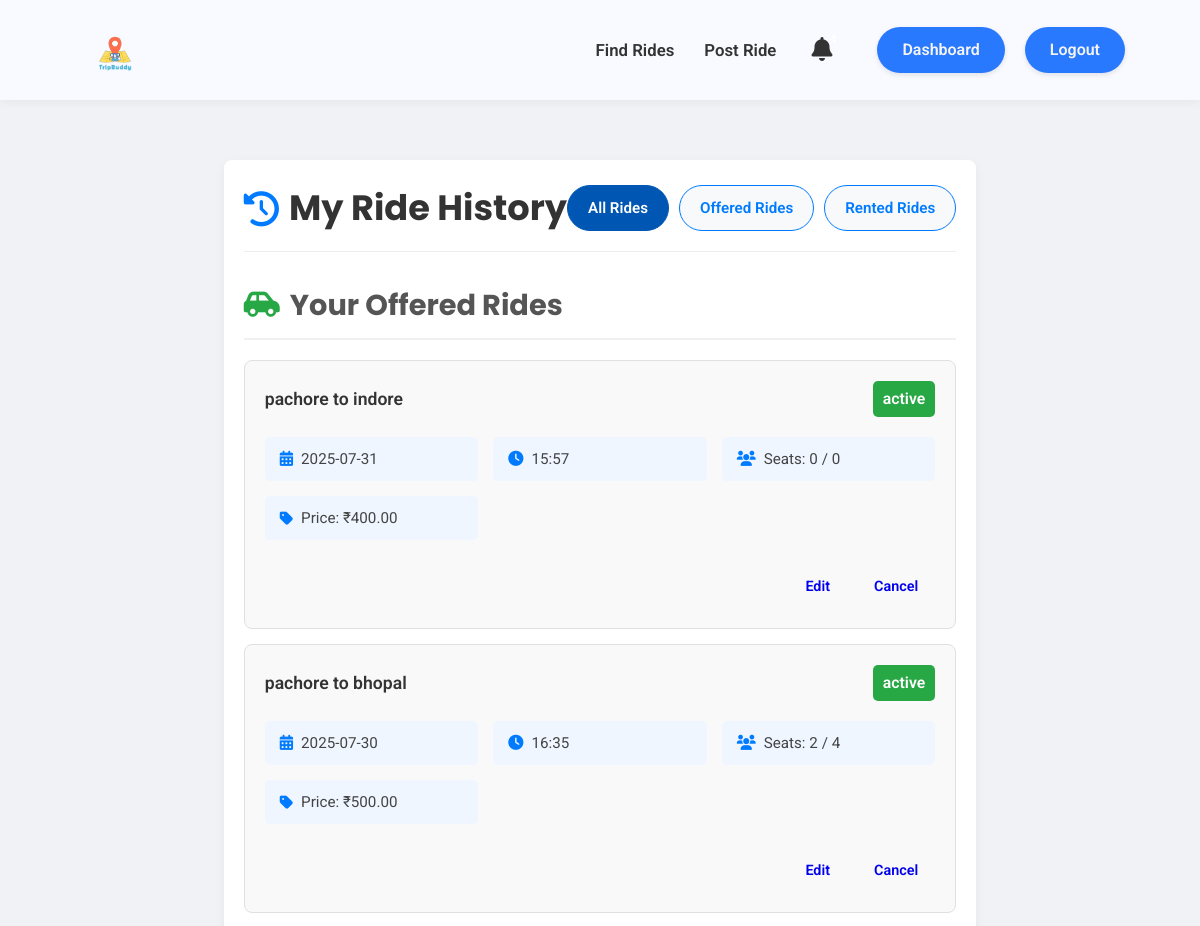
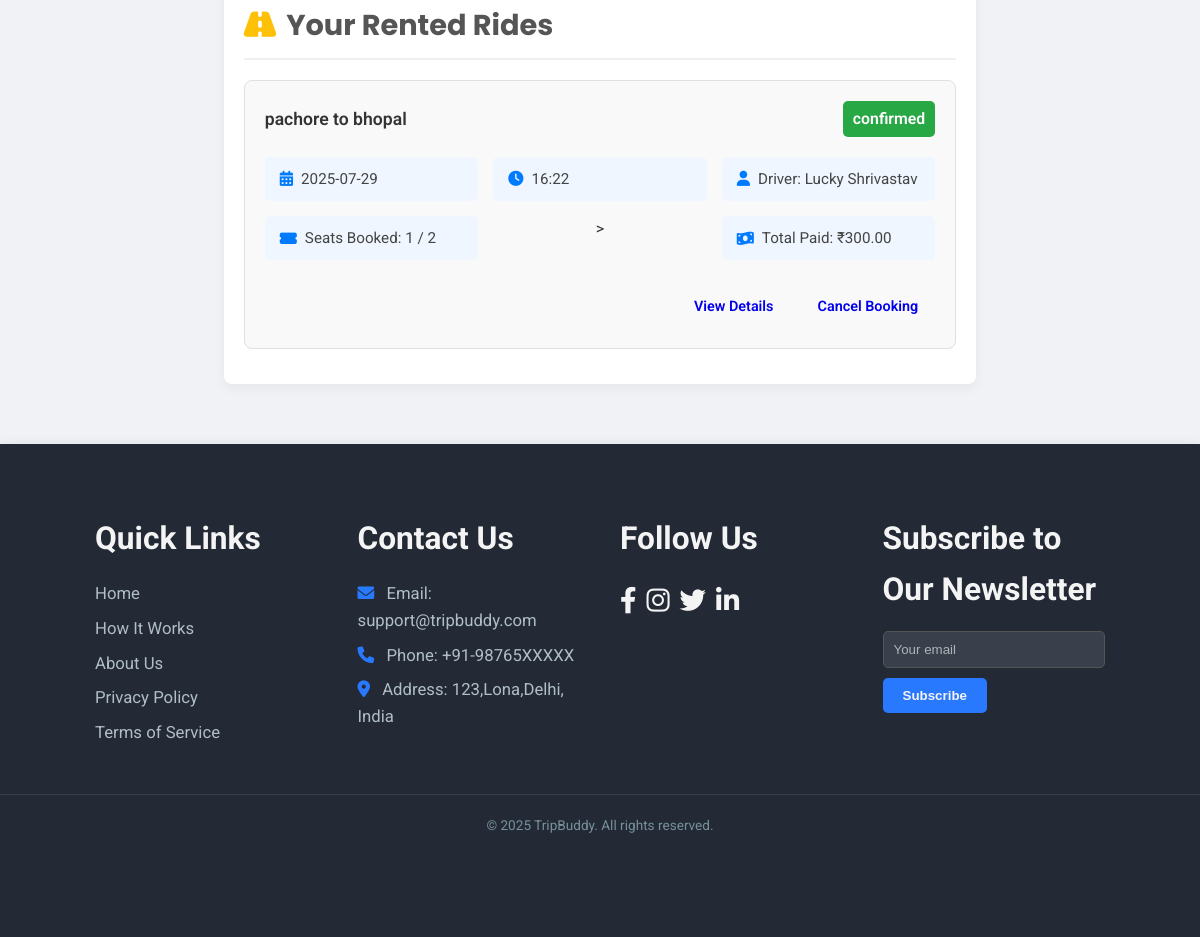
Screenshot of /my_rides (signed in) with the database file from the repository (2 pictures, top to bottom).
### models.py (models this page shows, shortened)
class Ride(db.Model):
    id = db.Column(db.Integer, primary_key=True)
    creator_id = db.Column(db.Integer, db.ForeignKey('user.id'), nullable=False)
    start_location = db.Column(db.String(100), nullable=False)
    end_location = db.Column(db.String(100), nullable=False)
    price = db.Column(db.Float, nullable=False)
    seats = db.Column(db.Integer, nullable=False)
    date = db.Column(db.Date, nullable=False) # Make sure this is present and nullable=False
    time = db.Column(db.String(20), nullable=False) # Make sure this is present and nullable=False
    description = db.Column(db.Text, nullable=True)
    bookings = db.relationship('Booking', backref='ride', lazy=True)
    status = db.Column(db.String(20), default='active', nullable=False) # e.g., 'active', 'completed', 'cancelled'
    driver = db.relationship('User', foreign_keys=[creator_id], backref='offered_rides', lazy=True)

class Booking(db.Model):
    id = db.Column(db.Integer, primary_key=True)
    user_id = db.Column(db.Integer, db.ForeignKey('user.id'), nullable=False)  # The user who booked the ride (renter)
    ride_id = db.Column(db.Integer, db.ForeignKey('ride.id'), nullable=False)  # The ride being booked
    seats_booked = db.Column(db.Integer, nullable=False)
    total_price = db.Column(db.Float, nullable=False)
    booking_date = db.Column(db.DateTime, default=datetime.utcnow, nullable=False)
    status = db.Column(db.String(20), default='confirmed', nullable=False) # e.g., 'confirmed', 'completed', 'cancelled'

class User(UserMixin, db.Model):
    id = db.Column(db.Integer, primary_key=True)
    username = db.Column(db.String(80), unique=True, nullable=False)
    email = db.Column(db.String(120), unique=True, nullable=False)
    password = db.Column(db.String(120), nullable=False)
    role = db.Column(db.String(20), nullable=False) # e.g., 'Renter', 'Provider'
    rides_created = db.relationship('Ride', backref='creator', lazy=True)
    rides_taken = db.Column(db.Integer, default=0, nullable=False)
    can_offer_rides = db.Column(db.Boolean, default=False, nullable=False)
    can_find_rides = db.Column(db.Boolean, default=False, nullable=False)
    received_notifications = db.relationship('Notification', backref='recipient', lazy=True, foreign_keys='Notification.user_id')
    bookings_made = db.relationship('Booking', backref='booker', lazy=True, foreign_keys='Booking.user_id')

### app.py (the view)
@app.route('/my_rides')
@login_required
def my_rides():
    filter_param = request.args.get('filter', 'all')
    offered_rides = []
    rented_rides = []
    print(f"DEBUG: Current user ID: {current_user.id}") # ADD THIS DEBUG LINE
    if filter_param == 'all' or filter_param == 'offered':
        offered_rides_raw = Ride.query.filter_by(creator_id=current_user.id).order_by(Ride.date.desc(), Ride.time.desc()).all()
        for ride in offered_rides_raw:
            booked_seats_sum = db.session.query(func.sum(Booking.seats_booked)).filter(Booking.ride_id == ride.id, Booking.status == 'confirmed').scalar()
            booked_seats_sum = booked_seats_sum if booked_seats_sum is not None else 0
            ride.seats_available = ride.seats - booked_seats_sum
            ride.total_seats = ride.seats
            if ride.status == 'active':
                ride.status_class = 'active'
            elif ride.status == 'completed':
                ride.status_class = 'completed'
            elif ride.status == 'cancelled':
                ride.status_class = 'cancelled'
            else:
                ride.status_class = 'pending'
            offered_rides.append(ride)
        print(f"DEBUG: Offered rides found: {len(offered_rides)}") # ADD THIS DEBUG LINE
    if filter_param == 'all' or filter_param == 'rented':
        rented_rides = Booking.query.filter_by(user_id=current_user.id).order_by(Booking.booking_date.desc()).all()
        print(f"DEBUG: Rented rides found: {len(rented_rides)}") # ADD THIS DEBUG LINE
        for booking in rented_rides:
            if booking.status == 'confirmed':
                booking.status_class = 'active'
            elif booking.status == 'completed':
                booking.status_class = 'completed'
            elif booking.status == 'cancelled':
                booking.status_class = 'cancelled'
            else:
                booking.status_class = 'pending'
    return render_template(
        'my_rides.html',
        offered_rides=offered_rides,
        rented_rides=rented_rides,
        filter=filter_param
    )

### app.py (called while the page is built)
@login_manager.user_loader
def load_user(user_id):
    return User.query.get(int(user_id))

### templates/my_rides.html (shortened to what this page needs)
<!DOCTYPE html>
<html lang="en">
<head>
    <link rel="stylesheet" href="https://cdnjs.cloudflare.com/ajax/libs/font-awesome/6.0.0-beta3/css/all.min.css">
    <link rel="stylesheet" href="{{ url_for('static', filename='css/main.css') }}">
    <link rel="stylesheet" href="{{ url_for('static', filename='css/dashboard.css') }}">
</head>
<body>
    <header class="dashboard-header">
        <div class="header-container">
            <div class="logo">
                <img src="{{ url_for('static', filename='images/tripbuddy.png') }}" alt="TripBuddy Logo" class="logo-img">
            </div>
            <div class="header-right-section">
                <nav class="dashboard-nav-header">
                    <ul>
                        <li><a href="{{ url_for('find_rides') }}">Find Rides</a></li>
                        <li><a href="{{ url_for('post_ride') }}">Post Ride</a></li>
                    </ul>
                </nav>
                <div class="header-actions">
                    <button class="notification-bell" aria-label="Notifications">
                        <i class="fas fa-bell"></i>
                        <span class="notification-badge" id="notification-count">0</span>
                    </button>
                    <a href="{{ url_for('dashboard') }}" class="logout-btn-header">Dashboard</a>
                    <a href="{{ url_for('logout') }}" class="logout-btn-header">Logout</a>
                </div>
            </div>
        </div>
    </header>
    <main>
        <div class="my-rides-container">
            <div class="my-rides-header">
                <h1><i class="fas fa-history"></i> My Ride History</h1>
                <div class="filter-buttons">
                    <a href="{{ url_for('my_rides', filter='all') }}" class="btn {% if filter == 'all' %}btn-primary active{% else %}btn-secondary{% endif %}">All Rides</a>
                    <a href="{{ url_for('my_rides', filter='offered') }}" class="btn {% if filter == 'offered' %}btn-primary active{% else %}btn-secondary{% endif %}">Offered Rides</a>
                    <a href="{{ url_for('my_rides', filter='rented') }}" class="btn {% if filter == 'rented' %}btn-primary active{% else %}btn-secondary{% endif %}">Rented Rides</a>
                </div>
            </div>
            <section class="rides-list-section">
                {% if offered_rides or rented_rides %}
                    {% if offered_rides and (filter == 'all' or filter == 'offered') %}
                        <h2 class="ride-category-title"><i class="fas fa-car-side"></i> Your Offered Rides</h2>
                        {% for ride in offered_rides %}
                            <div class="ride-card">
                                <div class="ride-card-header">
                                    <span>{{ ride.start_location }} to {{ ride.end_location }}</span>
                                    <span class="ride-status {{ ride.status_class }}">{{ ride.status }}</span>
                                </div>
                                <div class="ride-details-grid">
                                    <div class="ride-detail-item"><i class="fas fa-calendar-alt"></i> {{ ride.date.strftime('%Y-%m-%d') }}</div>
                                    <div class="ride-detail-item"><i class="fas fa-clock"></i> {{ ride.time }}</div>
                                    <div class="ride-detail-item"><i class="fas fa-users"></i> Seats: {{ ride.seats_available }} / {{ ride.total_seats }}</div>
                                    <div class="ride-detail-item"><i class="fas fa-tag"></i> Price: ₹{{ "%.2f"|format(ride.price) }}</div>
                                </div>
                                <div class="ride-actions">
                                    <a href="{{ url_for('edit_ride', ride_id=ride.id) }}" class="btn btn-info">Edit</a>
                                    <a href="{{ url_for('cancel_ride', ride_id=ride.id) }}" class="btn btn-danger">Cancel</a>
                                </div>
                            </div>
                        {% endfor %}
                    {% elif filter == 'offered' %}
                        <p class="no-rides-message"><i class="fas fa-info-circle"></i> You have not offered any rides yet.</p>
                    {% endif %}
                    {% if rented_rides and (filter == 'all' or filter == 'rented') %}
                        <h2 class="ride-category-title rented"><i class="fas fa-road"></i> Your Rented Rides</h2>
                        {% for booking in rented_rides %}
                            <div class="ride-card">
                                <div class="ride-card-header">
                                    <span>{{ booking.ride.start_location }} to {{ booking.ride.end_location }}</span>
                                    <span class="ride-status {{ booking.status_class }}">{{ booking.status }}</span>
                                </div>
                                <div class="ride-details-grid">
                                    <div class="ride-detail-item"><i class="fas fa-calendar-alt"></i> {{ booking.ride.date.strftime('%Y-%m-%d') }}</div>
                                    <div class="ride-detail-item"><i class="fas fa-clock"></i> {{ booking.ride.time }}</div>
                                    <div class="ride-detail-item"><i class="fas fa-user"></i> Driver: {{ booking.ride.driver.username }}</div>
                                    <div class="ride-detail-item"><i class="fas fa-ticket-alt"></i> Seats Booked: {{ booking.seats_booked }} / {{ booking.ride.seats }}</div>>
                                    <div class="ride-detail-item"><i class="fas fa-money-bill-wave"></i> Total Paid: ₹{{ "%.2f"|format(booking.total_price) }}</div>
                                </div>
                                <div class="ride-actions">
                                    <a href="{{ url_for('view_booking_details', booking_id=booking.id) }}" class="btn btn-info">View Details</a>
                                    <a href="{{ url_for('cancel_booking', booking_id=booking.id) }}" class="btn btn-danger">Cancel Booking</a>
                                </div>
                            </div>
                        {% endfor %}
                    {% elif filter == 'rented' %}
                        <p class="no-rides-message"><i class="fas fa-info-circle"></i> You have not rented any rides yet.</p>
                    {% endif %}
                {% else %}
                    <p class="no-rides-message"><i class="fas fa-info-circle"></i> You have no ride history yet. Start by <a href="{{ url_for('find_rides') }}">finding a ride</a> or <a href="{{ url_for('post_ride') }}">offering one</a>!</p>
                {% endif %}
            </section>
        </div>
    </main>
    <footer class="main-footer section-padding">
        <div class="footer-container container">
            <div class="footer-links-group">
                <h4>Quick Links</h4>
                <a href="{{ url_for('home') }}">Home</a>
                <a href="{{ url_for('home') }}#how-it-works">How It Works</a>
                <a href="{{ url_for('about') }}">About Us</a>
                <a href="#">Privacy Policy</a>
                <a href="#">Terms of Service</a>
            </div>
            <div class="footer-contact-group">
                <h4>Contact Us</h4>
                <p><i class="fas fa-envelope"></i> Email: support@tripbuddy.com</p>
                <p><i class="fas fa-phone"></i> Phone: +91-98765XXXXX</p>
                <p><i class="fas fa-map-marker-alt"></i> Address: 123,Lona,Delhi, India</p>
            </div>
            <div class="footer-social-group">
                <h4>Follow Us</h4>
                <div class="social-icons">
                    <a href="https://www.facebook.com" target="_blank" aria-label="Facebook"><i class="fab fa-facebook-f"></i></a>
                    <a href="https://www.instagram.com" target="_blank" aria-label="Instagram"><i class="fab fa-instagram"></i></a>
                    <a href="https://www.twitter.com" target="_blank" aria-label="Twitter"><i class="fab fa-twitter"></i></a>
                    <a href="https://www.linkedin.com" target="_blank" aria-label="LinkedIn"><i class="fab fa-linkedin-in"></i></a>
                </div>
            </div>
            <div class="footer-newsletter-group">
                <h4>Subscribe to Our Newsletter</h4>
                <form class="newsletter-form">
                    <input type="email" placeholder="Your email" required />
                    <button type="submit">Subscribe</button>
                </form>
            </div>
        </div>
        <p class="footer-copy">&copy; 2025 TripBuddy. All rights reserved.</p>
    </footer>
</body>
</html>

### static/css/main.css (style rules this page uses)
* { margin: 0; padding: 0; box-sizing: border-box; }
:root { --primary-color: #2979FF; --secondary-color: #FFD600; --dark-blue-hover: #1976D2; --dark-yellow-hover: #FFC107; --text-dark: #333333; --text-light: #f4f4f4; --background-light: #ffffff; --bg-dark: #232a36; --shadow-light: rgba(0, 0, 0, 0.05); --shadow-medium: rgba(0, 0, 0, 0.15); --poppins: 'Poppins', sans-serif; --roboto: 'Roboto', sans-serif; --primary-color-dark: #1976D2; --text-white: #ffffff; --bg-card: #ffffff; --text-medium: #666; }
body { font-family: var(--roboto); line-height: 1.6; color: var(--text-dark); background-color: #F0F2F5; overflow-x: hidden; display: flex; flex-direction: column; min-height: 100vh; }
.container { width: 90%; max-width: 1200px; margin: 0 auto; }
h1, h2, h3 { font-family: var(--poppins); color: var(--text-dark); margin-bottom: 20px; }
.section-padding { padding: 80px 0; }
.logo img { height: 80px; width: auto; display: block; }
.btn, .nav-btn { display: inline-flex; align-items: center; justify-content: center; padding: 8px 20px; border-radius: 25px; text-decoration: none; font-weight: 600; transition: all 0.3s ease; font-size: 1em; border: 2px solid transparent; cursor: pointer; white-space: nowrap; }
.btn::after, .nav-btn::after { display: none; }
.main-footer { background: var(--bg-dark); color: #B0BEC5; text-align: center; box-shadow: 0 -2px 10px var(--shadow-light); padding-top: 50px; margin-top: auto; }
.main-footer .footer-container { display: flex; flex-wrap: wrap; justify-content: space-around; margin-bottom: 20px; font-size: 1.1em; padding: 0 15px; }
.footer-links-group, .footer-contact-group, .footer-social-group, .footer-newsletter-group { margin: 20px; min-width: 200px; flex: 1; max-width: 280px; text-align: left; }
.footer-links-group h4, .footer-contact-group h4, .footer-social-group h4, .footer-newsletter-group h4 { margin-bottom: 15px; font-size: 1.8em; color: var(--text-light); }
.footer-links-group a, .footer-contact-group p { display: block; color: #B0BEC5; text-decoration: none; margin-bottom: 8px; font-size: 0.95em; }
.footer-contact-group p i { margin-right: 8px; color: var(--primary-color); }
.footer-social-group .social-icons { margin-top: 0; display: flex; justify-content: flex-start; }
.footer-social-group .social-icons a { margin: 0 10px 0 0; font-size: 1.5em; color: var(--text-light); }
.footer-newsletter-group .newsletter-form { display: flex; flex-direction: column; align-items: flex-start; }
.footer-newsletter-group input { padding: 10px; width: 100%; max-width: 250px; margin-bottom: 10px; border: 1px solid #555; background-color: rgba(255, 255, 255, 0.1); color: var(--text-light); border-radius: 5px; }
.footer-newsletter-group input::placeholder { color: rgba(255, 255, 255, 0.6); }
.footer-newsletter-group button { padding: 10px 20px; background-color: var(--primary-color); color: var(--text-light); border: none; cursor: pointer; border-radius: 5px; font-weight: bold; transition: background-color 0.3s ease; }
.footer-copy { border-top: 1px solid rgba(255, 255, 255, 0.1); padding-top: 20px; margin-top: 20px; padding-bottom: 20px; font-size: 0.85em; color: #78909C; }

### rows the page displays
Ride: start_location "pachore", end_location "indore", status "active", date "2025-07-31", time "15:57", seats_available "0", total_seats "0", price "400.00"
Ride: start_location "pachore", end_location "bhopal", status "active", date "2025-07-30", time "16:35", seats_available "2", total_seats "4", price "500.00"
Booking: ride.start_location "pachore", ride.end_location "bhopal", status "confirmed", ride "2025-07-29", ride.time "16:22", ride.driver.username "Lucky Shrivastav", seats_booked "1", ride.seats "2", total_price "300.00"
